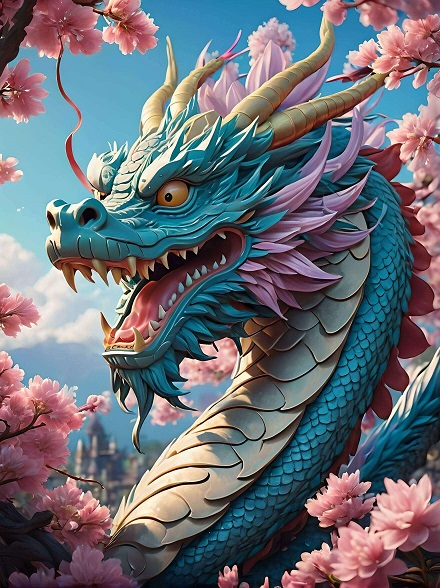
#> input picture Dragon.jpg, 440 x 588 px
$ python Filtrado_de_imagenes_Grupo4.py
#> lines starting #> are read from the running program, lines starting #| are printed output that depends on the picture
#> the answer given: Dragon.jpg
import matplotlib.pyplot as plt
import numpy as np
from skimage.color import rgb2gray
from skimage import io

debug = False

# Función para cargar una imagen
def load_image(image_path):
#> called with image_path = 'Dragon.jpg'
    try:
        image = io.imread(image_path)
#> image is the input picture: shape (588, 440, 3); mean R, G, B 107, 110, 118.5
        print(f"Imagen cargada correctamente: {image_path}")
        return image
    except Exception as e:
        print(f"Error al cargar la imagen: {e}")
        return None

# Función para mostrar una imagen
def show_image_alone(image, title):
    plt.figure()
    plt.imshow(image, cmap='gray')
    plt.title(title)
    plt.axis('off')
    plt.show()

# Función para mostrar una imagen
# [27 lines left out: function show_image, not called in this run]

# Definir los kernels laplacianos disponibles
kernels_laplacian = [
    np.array([[0, 1, 0], [1, -4, 1], [0, 1, 0]]),
    np.array([[0, -1, 0], [-1, 4, -1], [0, -1, 0]]),
    np.array([[1, 1, 1], [1, -8, 1], [1, 1, 1]]),
    np.array([[-1, -1, -1], [-1, 8, -1], [-1, -1, -1]])
]

# Definir los kernels sobel disponibles
kernels_sobel = [
    np.array([[ 1, 2, 1], [0, 0, 0], [-1,-2,-1]]),
    np.array([[-1,-2,-1], [0, 0, 0], [ 1, 2, 1]]),
    np.array([[1, 0, -1], [2, 0, -2], [1, 0, -1]]),
    np.array([[-1, 0, 1], [-2, 0, 2], [-1, 0, 1]]),
]


# [32 lines left out: functions custom_convolve2d, apply_filter, not called in this run]

"""
def rescale_to_8bit(matrix):
    min_val = np.min(matrix)
    max_val = np.max(matrix)
    print(f"\nMínimo valor: {min_val}, Máximo valor: {max_val}")

    # Reescalar los valores al rango [0, 7]
    matrix_rescaled = np.round((matrix - min_val) / (max_val - min_val) * 7, 3)

    print("\nTabla de valores reemplazados:")
    for y in range(matrix.shape[0]):
        for x in range(matrix.shape[1]):
            print(f"T({matrix[y, x]}) = {matrix_rescaled[y, x]}")

    print("\nResultado del reescalado a rango [0, 7]:")
    print(np.round(matrix_rescaled))
    return matrix_rescaled
"""

# [231 lines left out: functions rescale_to_8bit, generate_pascal_triangle, generate_gaussian_kernel, mean_filter, median_filter_operation, kernel_choice_laplacian and 3 more, not called in this run]

"""
# Función main
def main():
    ########################EJEMPLOS################################################################

    #matriz = np.array([[3, 3, 6, 6, 0], [3, 3, 1, 0, 1], [6, 5, 5, 1, 1], [2, 2, 2, 3, 7], [5, 4, 0, 2, 1]])
    # Ejemplo del pdf
    #matriz = np.array([[1, 1, 1, 1, 0], [1, 5, 5, 1, 0], [1, 5, 5, 1, 0], [1, 1, 1, 1, 0], [0, 0, 0, 0, 0]])
    # Ejemplo del video de laplaciano y sobel del aula virtual:
    matriz = np.array([[3, 0, 5, 0], [3, 0, 1, 0], [4, 0, 0, 0], [7, 0, 7, 0]])

    # Ejemplo para mediana
    matriz2 = np.array([[4, 5, 5, 5, 3], [3, 3, 2, 4, 1], [6, 5, 3, 1, 1], [2, 2, 2, 3, 4], [7, 7, 0, 4, 1]])

    while True:
        print("\nMenú:")
        print("1. Filtro de la Media")
        print("2. Filtro de la Mediana")
        print("3. Filtro Laplaciano")
        print("4. Filtro Sobel")
        print("5. Salir")

        choice = input("Ingrese su elección: ")

        match choice:
            case "1":
                kernel_type = int(input("Ingrese el tipo de kernel de media (1 para simple, 2 para gaussiana): "))
                size = int(input(f"Ingrese el tamaño de la matriz de media (2 a {min(matriz.shape) - 1}): "))
                while size < 2 or size >= min(matriz.shape):
                    print("Tamaño inválido. Intente nuevamente.")
                    size = int(input(f"Ingrese el tamaño de la matriz de media (2 a {min(matriz.shape) - 1}): "))
                mean_filter(matriz, kernel_type, size)
            case "2":
                median_filter_operation(matriz2, 3)
            case "3":
                kernel_choice_laplacian(matriz)
            case "4":
                kernel_choice_sobel(matriz)
            case "5":
                break
            case _:
                print("Opción inválida. Por favor, intente nuevamente.")
"""


# Función main
def main():
    # Cargar la imagen
    image_path = input("Ingrese la ruta de la imagen: ")
    original_image = load_image(image_path)

    if original_image is None:
        return

    # Eliminar el canal alfa (transparencia) si la imagen tiene 4 canales
    if original_image.shape[-1] == 4:
        original_image = original_image[..., :3]
        print("La imagen tiene 4 canales. Se eliminó el canal alfa.")

    # Convertir la imagen a escala de grises
    grayscale_image = rgb2gray(original_image)
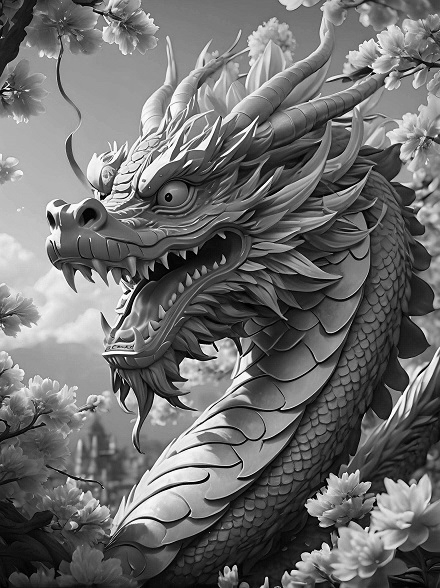
#> grayscale_image: shape (588, 440) float64; min 0, max 1, mean 0.431

    # Mostrar la imagen original
    show_image_alone(grayscale_image, "Imagen Original")

    # ... (Resto del código principal)

    while True:
        print("\nMenú:")
        print("1. Filtro de la Media")
        print("2. Filtro de la Mediana")
        print("3. Filtro Laplaciano")
        print("4. Filtro Sobel")
        print("5. Salir")

        choice = input("Ingrese su elección: ")

        match choice:
            case "1":
                kernel_type = int(input("Ingrese el tipo de kernel de media (1 para simple, 2 para gaussiana): "))
                size = int(input(f"Ingrese el tamaño de la matriz de media (2 a {min(grayscale_image.shape) - 1}): "))
                while size < 2 or size >= min(grayscale_image.shape):
                    print("Tamaño inválido. Intente nuevamente.")
                    size = int(input(f"Ingrese el tamaño de la matriz de media (2 a {min(grayscale_image.shape) - 1}): "))
                mean_filter(grayscale_image, kernel_type, size)
            case "2":
                median_filter_operation(grayscale_image, 3)
            case "3":
                kernel_choice_laplacian(grayscale_image)
            case "4":
                kernel_choice_sobel(grayscale_image)
            case "5":
                break
            case _:
                print("Opción inválida. Por favor, intente nuevamente.")
#> this loop made 1 pass; the answer given on pass 1: 1


if __name__ == "__main__":
#> (the run stopped early here; a loop or call above may not have finished)
